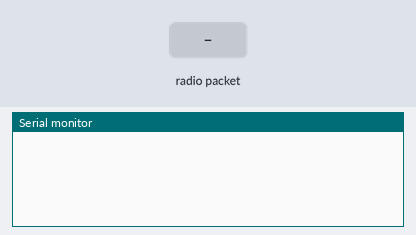
The sketch below on a simulated ESP32-S3. On the bench: the last lines printed to the serial monitor. The inputs (shaded band) are chosen by the test bench.

Above: at 1.7 s.
1.8 s: radio packet "1" arrives
At 2.8 s:
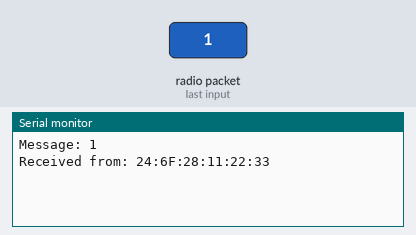
3.3 s: radio packet "0" arrives
At 3.9 s:
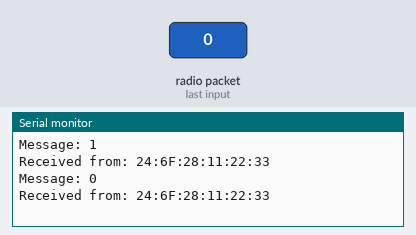
4.8 s: radio packet "2" arrives
At 6.3 s:
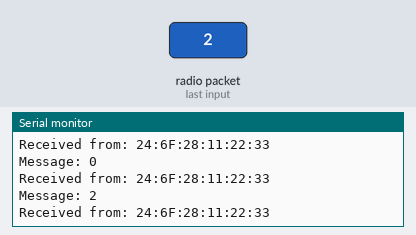

The sketch:

espnow_rx.ino
```cpp
#include <WiFi.h>
#include <esp_now.h>

// Correct callback for ESP32-S3 / IDF v5.x
void onReceive(const esp_now_recv_info_t *recv_info, const uint8_t *incomingData, int len) {
  // Fixed-size message buffer
  char message[51];           // match sender’s fixed 50-byte payload
  memcpy(message, incomingData, 50);
  message[50] = '\0';

  Serial.print("Message: ");
  Serial.println(message);

  // Build MAC address once — prevents truncated prints
  char macStr[18];
  snprintf(macStr, sizeof(macStr),
           "%02X:%02X:%02X:%02X:%02X:%02X",
           recv_info->src_addr[0], recv_info->src_addr[1], recv_info->src_addr[2],
           recv_info->src_addr[3], recv_info->src_addr[4], recv_info->src_addr[5]);

  Serial.print("Received from: ");
  Serial.println(macStr);
  Serial.println();
}

void setup() {
  Serial.begin(115200);
  delay(500); // let USB serial stabilize

  WiFi.mode(WIFI_STA);
  WiFi.disconnect();

  if (esp_now_init() != ESP_OK) {
    Serial.println("Error initializing ESP-NOW");
    return;
  }

  esp_now_register_recv_cb(onReceive);
}

void loop() {
  // Receiver runs asynchronously
}
```

Measured:
- after the input at 1.8 s, the serial monitor: prints a new line after 0.05 s (image 1)
- after the input at 3.3 s, the serial monitor: prints a new line after 0.05 s (image 2)
- after the input at 4.8 s, the serial monitor: prints a new line after 0.05 s (image 3)
